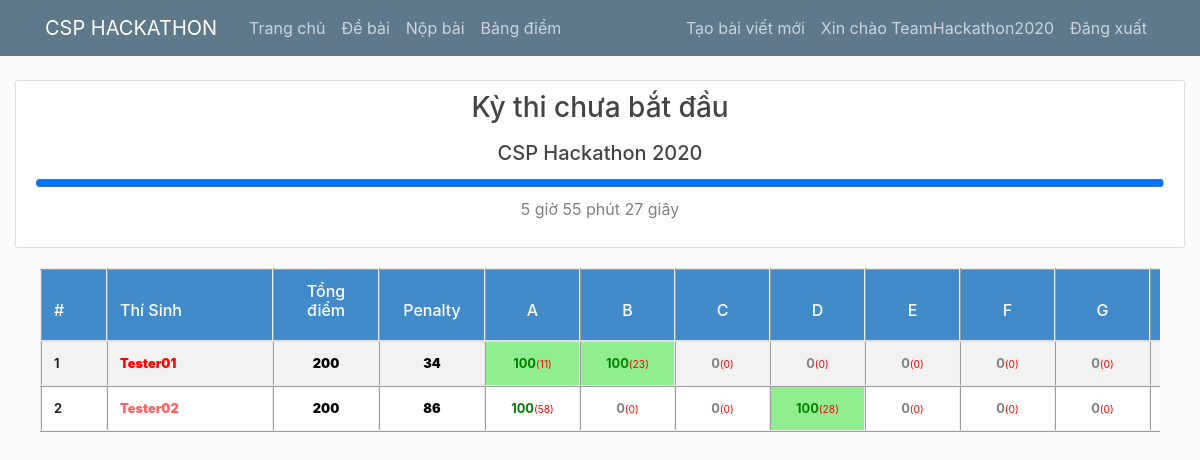
Screenshot of /standings (signed in) with the database file from the repository.
### Hackathon/models.py (models this page shows, shortened)
class User(db.Model, UserMixin):
    id = db.Column(db.Integer, primary_key=True)
    username = db.Column(db.String(20), unique=True, nullable=False)
    image_file = db.Column(db.String(20), nullable=False, default='default.jpg')
    password = db.Column(db.String(60), nullable=False)
    repass = db.Column(db.Boolean, nullable=False, default=False)
    posts = db.relationship('Post', backref='author', lazy=True)
    submissions = db.relationship('Submission', backref='author', lazy=True)

### Hackathon/routes.py (the view)
@app.route("/standings")
def standings():
    users = User.query.all()
    scores = []
    max_score_possible = [0 for i in range(0, nProblems)]
    for i in range(0, nProblems):
        problem = contestData['problem'][i]
        nSubtasks = int(problem['nSubtasks'])
        for j in range(1, nSubtasks + 1):
            max_score_possible[i] += problem[f'score_{j}'] if f'score_{j}' in problem else 100 // nSubtasks
    for user in users:
        if user.username in ["TeamHackathon2020", "kurone02"]:
            continue
        submissions = Submission.query.filter_by(author=user)
        score = {'username': user.username}
        score['total_score'] = 0
        score['total_penalty'] = 0
        for i in range(1, nProblems + 1):
            submission = list(filter(lambda x: x.problem_id == i, submissions))
            if len(submission) == 0:
                score[f"{convert_char[i - 1]}_score"] = 0
                score[f"{convert_char[i - 1]}_penalty"] = 0
                score[f"{convert_char[i - 1]}_submitted"] = False
                score[f"{convert_char[i - 1]}_is_first_AC"] = False
            else:
                score[f"{convert_char[i - 1]}_score"] = submission[0].max_score
                score[f"{convert_char[i - 1]}_penalty"] = submission[0].time_penalty + submission[0].subs_penalty
                score[f"{convert_char[i - 1]}_submitted"] = True
                score[f"{convert_char[i - 1]}_is_first_AC"] = submission[0].is_first_AC
            score['total_score'] += score[f"{convert_char[i - 1]}_score"]
            score['total_penalty'] += score[f"{convert_char[i - 1]}_penalty"]
        scores.append(score)
    scores = sorted(scores, key=lambda x: (x['total_score'], -x['total_penalty']), reverse=True)
    problem_list = contestData['problem']
    return render_template('standings.html', title='standings', problem_list=problem_list, scores=scores, nUsers=len(users)-2, max_score_possible=max_score_possible)

### Hackathon/models.py (called while the page is built)
@login_manager.user_loader
def load_user(user_id):
    return User.query.get(int(user_id))

### Hackathon/routes.py (called while the page is built)
def contestData_timestart():
    token = list(map(int, contestData['timestart'].split('_')))
    dt = datetime(token[0], token[1], token[2], token[3], token[4], token[5])
    return int(mktime(dt.timetuple()))

@app.context_processor
def inject_contest_data():
    time_left = max(0, contestData_timestart() + contestData['duration'] * 60 - int(time()))
    unix_time = time_left
    if time_left > duration:
        time_left -= duration
        hour = time_left // 3600
        time_left %= 3600
        minute = time_left // 60
        time_left %= 60
        second = time_left
    else:
        hour = time_left // 3600
        time_left %= 3600
        minute = time_left // 60
        time_left %= 60
        second = time_left
    return dict(time_left=unix_time, hour=hour, minute=minute, second=second, nProblems=nProblems, duration=duration)

### Hackathon/templates/standings.html (shortened to what this page needs)
<!DOCTYPE html>
<html>
<head>
    <link rel="stylesheet" href="{{ url_for('static', filename='bootstrap/css/bootstrap.min.css') }}">
    <link rel="stylesheet" type="text/css" href="{{ url_for('static', filename='bootstrap/css/bootstrap.css') }}">
    <link rel="stylesheet" type="text/css" href="{{ url_for('static', filename='main.css') }}">
    <link rel="stylesheet" href="{{url_for('static', filename='css_hy/style.css')}}" type="text/css" charset="utf-8">
    <link rel="stylesheet" href="{{url_for('static', filename='css_hy/datatable.css')}}" type="text/css" charset="utf-8">
    <link rel="stylesheet" href="{{url_for('static', filename='css_hy/table-form.css')}}" type="text/css" charset="utf-8">
    <link rel="stylesheet" href="{{url_for('static', filename='css_hy/user.css')}}" type="text/css" charset="utf-8">
</head>
<body>
    {% set char="ABCDEFGHIJKLMNOPQRSTUVWXYZ" %}
    {% set color_rank=["red", "#ff6060", "orange", "darkviolet", "blue"] %}
    <header class="site-header">
      <nav class="navbar navbar-expand-md navbar-dark bg-steel fixed-top">
        <div class="container">
          <a class="navbar-brand mr-4" href="/">CSP HACKATHON</a>
          <div class="collapse navbar-collapse" id="navbarToggle">
            <div class="navbar-nav mr-auto">
              <a class="nav-item nav-link" href="/">Trang chủ</a>
              <a class="nav-item nav-link" href="/statement">Đề bài</a>
              <a class="nav-item nav-link" href="/submit">Nộp bài</a>
              <a class="nav-item nav-link" href="/standings">Bảng điểm</a>
            </div>
            <div class="navbar-nav">
              {% if current_user.is_authenticated %}
                {% if current_user.username == "TeamHackathon2020" %}
                  <a class="nav-item nav-link" href="{{ url_for('new_post') }}">Tạo bài viết mới</a>
                {% endif %}
                <a class="nav-item nav-link" href="{{url_for('profile')}}">Xin chào {{current_user.username}}</a>
                <a class="nav-item nav-link" href="{{url_for('logout')}}">Đăng xuất</a>
              {% else %}
                <a class="nav-item nav-link" href="{{url_for('login')}}">Đăng nhập</a>
                <a class="nav-item nav-link" href="{{url_for('register')}}">Đăng ký</a>
              {% endif %}
            </div>
          </div>
        </div>
      </nav>
    </header>
    <main>
        <div>
            <div class="col-md-12">
                <div class="content-section">
                    <center><h3>
                        {% if time_left > duration %}
                            Kỳ thi chưa bắt đầu
                        {% elif time_left <= 0 %}
                            Bảng xếp hạng chính thức
                        {% else %}
                            Bảng xếp hạng hiện tại
                        {% endif %}
                    </h3></center>
                    {% if time_left > duration %}
                        <center><p class='text-muted'><h5>CSP Hackathon 2020</h5></center>
                        <progress style="width: 100%" id="temp" max="{{time_left - duration}}" value="{{time_left - duration}}"></progress>
                        <center><p style='color: gray' id='timer'>{{hour}} giờ {{minute}} phút {{second}} giây</p></center>
                    {% elif time_left <= 0 %}
                        <center><p class='text-muted'><h5>CSP Hackathon 2020</h5></center>
                        <progress style="width: 100%" id="temp" max="{{duration}}" value="{{time_left}}"></progress>
                    {% else %}
                        <center><p class='text-muted'><h5>CSP Hackathon 2020</h5></center>
                        <progress style="width: 100%" id="temp" max="{{duration}}" value="{{time_left}}"></progress>
                        <center><p style='color: gray' id='timer'>{{hour}} giờ {{minute}} phút {{second}} giây</p></center>
                    {% endif %}
                </div>
            </div>
            <div>
                <div style='margin-top:10px; font-size:80%;'>
                    <div id="container" style="margin:0px 40px;padding:0; background-color: white;overflow:hidden">
                        <div id="rankabscol" class="rank-abs-div">
                            <table class="table table-bordered table-striped ranktable">
                                <thead>
                                    <tr>
                                        <th style='color:white;width:40px;'>
                                            <h6 style='color:white'>#</h6>
                                        </th>
                                        <th style='color:white;width:140px;text-align:left;'>
                                            <h6 style='color:white'>Thí Sinh</h6>
                                        </th>
                                        <th style='color:white;width:80px;text-align:center;'>
                                            <h6 style='color:white'>Tổng điểm</h6>
                                        </th>
                                        <th style='color:white;width:80px;text-align:center;'>
                                            <h6 style='color:white'>Penalty</h6>
                                        </th>
                                    </tr>
                                </thead>
                                <tbody>
                                    {% for i in range(0, nUsers) %}
                                        <tr>
                                            <td>{{i + 1}}</td>
                                            <td><b style="color: {{color_rank[i]}}">{{ scores[i]['username'] }}</b></td>
                                            <td style="color:black;text-align:center"><b>{{ scores[i]['total_score'] }}</b></td>
                                            <td style="color:black;text-align:center"><b>{{ scores[i]['total_penalty'] }}</b></td>
                                        </tr>
                                    {% endfor %}
                                </tbody>
                            </table>
                        </div>
                        <div class="rank-abs-div">
                            <table class="table table-bordered table-striped ranktable">
                                <thead>
                                    <tr>
                                        <th style='color:white;width:40px;'>
                                            <h6 style='color:white'>#</h6>
                                        </th>
                                        <th style='color:white;width:140px;text-align:left;'>
                                            <h6 style='color:white'>Thí Sinh</h6>
                                        </th>
                                        <th style='color:white;width:80px;text-align:center;'>
                                            <h6 style='color:white'>Tổng điểm</h6>
                                        </th>
                                        <th style='color:white;width:80px;text-align:center;'>
                                            <h6 style='color:white'>Penalty</h6>
                                        </th>
                                    </tr>
                                </thead>
                            </table>
                        </div>
                        <div id="rankdiv" style="margin:0;padding:0;position:relative;overflow:auto">
                            <table id="rank" class="table table-bordered table-striped ranktable">
                                <thead>
                                    <tr>
                                        <th style='color:white;width:40px;'>
                                            <h6 style='color:white'>#</h6>
                                        </th>
                                        <th style='color:white;width:140px;text-align:left;'>
                                            <h6 style='color:white'>Thí Sinh</h6>
                                        </th>
                                        <th style='color:white;width:80px;text-align:center;'>
                                            <h6 style='color:white'>Tổng điểm</h6>
                                        </th>
                                        <th style='color:white;width:80px;text-align:center;'>
                                            <h6 style='color:white'>Penalty</h6>
                                        </th>
                                        {% for i in range(0, nProblems) %}
                                            <th style="min-width:95px;text-align:center"><h6 style='color:#fff'>{{ problem_list[i]['problem_id'] }}</h6></th>
                                        {% endfor %}
                                    </tr>
                                </thead>
                                <tbody>
                                    {% for i in range(0, nUsers) %}
                                        <tr>
                                            <td>{{i + 1}}</td>
                                            <td><b style="color: {{color_rank[i]}}">{{ scores[i]['username'] }}</b></td>
                                            <td style="color:black;text-align:center"><b>{{ scores[i]['total_score'] }}</b></td>
                                            <td style="color:black;text-align:center"><b>{{ scores[i]['total_penalty'] }}</b></td>
                                            {% for j in range(0, nProblems) %}
                                                {% set color = "grey" %}
                                                {% if scores[i][[char[j], "submitted"]|join('_')] %}
                                                    {% if scores[i][[char[j], "score"]|join('_')] == 0 %}
                                                        {% set color = "red" %}
                                                    {% elif scores[i][[char[j], "score"]|join('_')] != max_score_possible[j] %}
                                                        {% set color = "darkorange" %}
                                                    {% else %}
                                                        {% set color = "green" %}
                                                    {% endif %}
                                                {% endif %}
                                                {% if scores[i][[char[j], "is_first_AC"]|join('_')] %}
                                                    <td style="color:{{color}};text-align:center; background-color: lightgreen">{{ scores[i][[char[j], "score"]|join('_')] }}<small style="color: red">({{scores[i][[char[j], "penalty"]|join('_')]}})</small></td>
                                                {% else %}
                                                    <td style="color:{{color}};text-align:center">{{ scores[i][[char[j], "score"]|join('_')] }}<small style="color: red">({{scores[i][[char[j], "penalty"]|join('_')]}})</small></td>
                                                {% endif %}
                                            {% endfor %}
                                        </tr>
                                    {% endfor %}
                                </tbody>
                            </table>
                        </div>
                    </div>
                </div>
            </div>
        </div>
    </main>
</body>
</html>

### Hackathon/static/main.css (style rules this page uses)
body { background: #fafafa; color: #333333; margin-top: 5rem; }
h1, h2, h3, h4, h5, h6 { color: #444444; }
.bg-steel { background-color: #5f788a; }
.site-header .navbar-nav .nav-link { color: #cbd5db; }
.content-section { background: #ffffff; padding: 10px 20px; border: 1px solid #dddddd; border-radius: 3px; margin-bottom: 20px; }

### Hackathon/templates/standings.html (style rules this page uses)
.ranktable { border-radius:3px; margin:0; }
.ranktable th, .ranktable td { font-weight: bold; border: 2px inset; }
.ranktable th { background-color:#428bca; color:white; }
.rank-abs-div { margin: 0; padding: 0; position: absolute; overflow:hidden; background-color:white; z-index:2; }

### rows the page displays
User: username "TeamHackathon2020"
User: username "Tester01"
User: username "Tester02"

### other values shown
{{ i + 1 }} "1" "2"
{{ scores[i]['total_score'] }} "200" "200"
{{ scores[i]['total_penalty'] }} "34" "86"
{{ problem_list[i]['problem_id'] }} "A" "B" "C" "D" "E" "F" "G"
{{ scores[i][[char[j], "score"]|join('_')] }} "100" "100" "100"
{{ scores[i][[char[j], "penalty"]|join('_')] }} "11" "23" "28"
{{ scores[i][[char[j], "score"]|join('_')] }} "0" "0" "0" "0" "0" "100" "0" "0" "0" "0" "0"
{{ scores[i][[char[j], "penalty"]|join('_')] }} "0" "0" "0" "0" "0" "58" "0" "0" "0" "0" "0"
